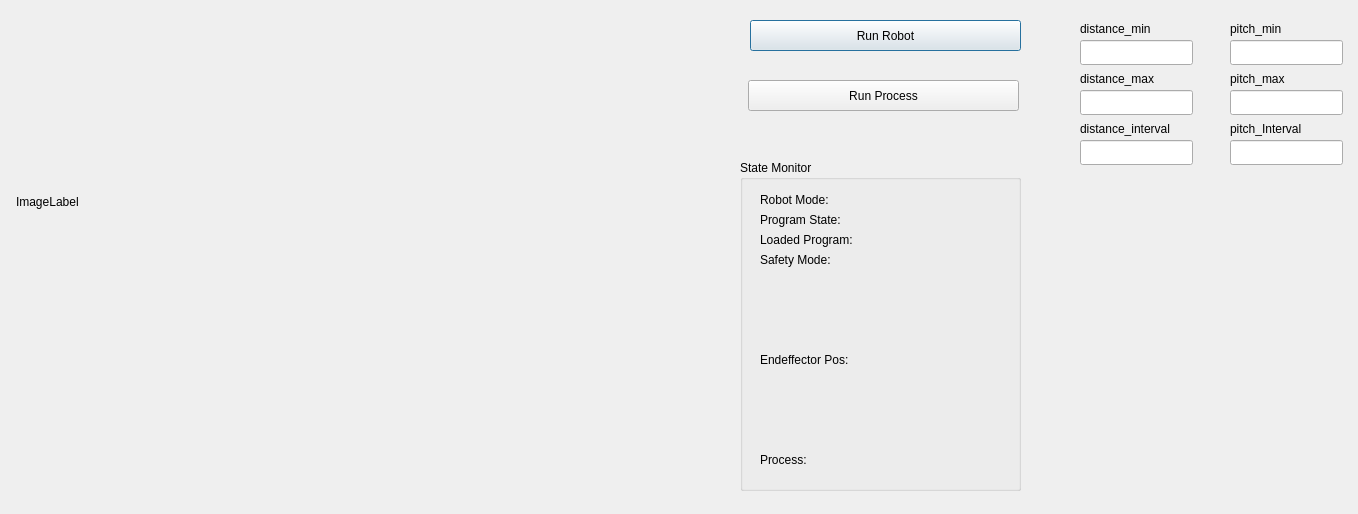
<?xml version="1.0" encoding="UTF-8"?>
<ui version="4.0">
 <class>Dialog</class>
 <widget class="QDialog" name="Dialog">
  <property name="geometry">
   <rect>
    <x>0</x>
    <y>0</y>
    <width>1358</width>
    <height>514</height>
   </rect>
  </property>
  <property name="windowTitle">
   <string>Dialog</string>
  </property>
  <widget class="QGroupBox" name="groupBox_stateMonitor">
   <property name="geometry">
    <rect>
     <x>740</x>
     <y>160</y>
     <width>281</width>
     <height>331</height>
    </rect>
   </property>
   <property name="title">
    <string>State Monitor</string>
   </property>
   <widget class="QLabel" name="label_robotMode">
    <property name="geometry">
     <rect>
      <x>20</x>
      <y>30</y>
      <width>500</width>
      <height>20</height>
     </rect>
    </property>
    <property name="text">
     <string>Robot Mode: </string>
    </property>
   </widget>
   <widget class="QLabel" name="label_process">
    <property name="geometry">
     <rect>
      <x>20</x>
      <y>290</y>
      <width>261</width>
      <height>20</height>
     </rect>
    </property>
    <property name="text">
     <string>Process:</string>
    </property>
   </widget>
   <widget class="QLabel" name="label_endeffectorPos">
    <property name="geometry">
     <rect>
      <x>20</x>
      <y>119</y>
      <width>681</width>
      <height>161</height>
     </rect>
    </property>
    <property name="text">
     <string>Endeffector Pos:</string>
    </property>
    <property name="wordWrap">
     <bool>true</bool>
    </property>
   </widget>
   <widget class="QLabel" name="label_programState">
    <property name="geometry">
     <rect>
      <x>20</x>
      <y>50</y>
      <width>500</width>
      <height>20</height>
     </rect>
    </property>
    <property name="text">
     <string>Program State: </string>
    </property>
   </widget>
   <widget class="QLabel" name="label_loadedProgram">
    <property name="geometry">
     <rect>
      <x>20</x>
      <y>70</y>
      <width>500</width>
      <height>20</height>
     </rect>
    </property>
    <property name="text">
     <string>Loaded Program:</string>
    </property>
   </widget>
   <widget class="QLabel" name="label_safetyMode">
    <property name="geometry">
     <rect>
      <x>20</x>
      <y>90</y>
      <width>661</width>
      <height>20</height>
     </rect>
    </property>
    <property name="text">
     <string>Safety Mode:</string>
    </property>
   </widget>
  </widget>
  <widget class="QPushButton" name="pushButton_robotRunStop">
   <property name="geometry">
    <rect>
     <x>750</x>
     <y>20</y>
     <width>271</width>
     <height>31</height>
    </rect>
   </property>
   <property name="text">
    <string>Run Robot</string>
   </property>
  </widget>
  <widget class="QPushButton" name="pushButton_processRunStop">
   <property name="geometry">
    <rect>
     <x>748</x>
     <y>80</y>
     <width>271</width>
     <height>31</height>
    </rect>
   </property>
   <property name="text">
    <string>Run Process</string>
   </property>
  </widget>
  <widget class="QLabel" name="label_image">
   <property name="geometry">
    <rect>
     <x>16</x>
     <y>26</y>
     <width>381</width>
     <height>351</height>
    </rect>
   </property>
   <property name="text">
    <string>ImageLabel</string>
   </property>
  </widget>
  <widget class="QLineEdit" name="lineEdit_distance_min">
   <property name="geometry">
    <rect>
     <x>1080</x>
     <y>40</y>
     <width>113</width>
     <height>25</height>
    </rect>
   </property>
  </widget>
  <widget class="QLineEdit" name="lineEdit_distance_max">
   <property name="geometry">
    <rect>
     <x>1080</x>
     <y>90</y>
     <width>113</width>
     <height>25</height>
    </rect>
   </property>
  </widget>
  <widget class="QLineEdit" name="lineEdit_distance_interval">
   <property name="geometry">
    <rect>
     <x>1080</x>
     <y>140</y>
     <width>113</width>
     <height>25</height>
    </rect>
   </property>
  </widget>
  <widget class="QLineEdit" name="lineEdit_pitch_min">
   <property name="geometry">
    <rect>
     <x>1230</x>
     <y>40</y>
     <width>113</width>
     <height>25</height>
    </rect>
   </property>
  </widget>
  <widget class="QLineEdit" name="lineEdit_pitch_max">
   <property name="geometry">
    <rect>
     <x>1230</x>
     <y>90</y>
     <width>113</width>
     <height>25</height>
    </rect>
   </property>
  </widget>
  <widget class="QLineEdit" name="lineEdit_pitch_interval">
   <property name="geometry">
    <rect>
     <x>1230</x>
     <y>140</y>
     <width>113</width>
     <height>25</height>
    </rect>
   </property>
  </widget>
  <widget class="QLabel" name="label">
   <property name="geometry">
    <rect>
     <x>1080</x>
     <y>20</y>
     <width>121</width>
     <height>17</height>
    </rect>
   </property>
   <property name="text">
    <string>distance_min</string>
   </property>
  </widget>
  <widget class="QLabel" name="label_2">
   <property name="geometry">
    <rect>
     <x>1080</x>
     <y>70</y>
     <width>121</width>
     <height>17</height>
    </rect>
   </property>
   <property name="text">
    <string>distance_max</string>
   </property>
  </widget>
  <widget class="QLabel" name="label_3">
   <property name="geometry">
    <rect>
     <x>1080</x>
     <y>120</y>
     <width>121</width>
     <height>17</height>
    </rect>
   </property>
   <property name="text">
    <string>distance_interval</string>
   </property>
  </widget>
  <widget class="QLabel" name="label_4">
   <property name="geometry">
    <rect>
     <x>1230</x>
     <y>20</y>
     <width>67</width>
     <height>17</height>
    </rect>
   </property>
   <property name="text">
    <string>pitch_min</string>
   </property>
  </widget>
  <widget class="QLabel" name="label_5">
   <property name="geometry">
    <rect>
     <x>1230</x>
     <y>70</y>
     <width>91</width>
     <height>17</height>
    </rect>
   </property>
   <property name="text">
    <string>pitch_max</string>
   </property>
  </widget>
  <widget class="QLabel" name="label_6">
   <property name="geometry">
    <rect>
     <x>1230</x>
     <y>120</y>
     <width>101</width>
     <height>17</height>
    </rect>
   </property>
   <property name="text">
    <string>pitch_Interval</string>
   </property>
  </widget>
 </widget>
 <resources/>
 <connections/>
</ui>
